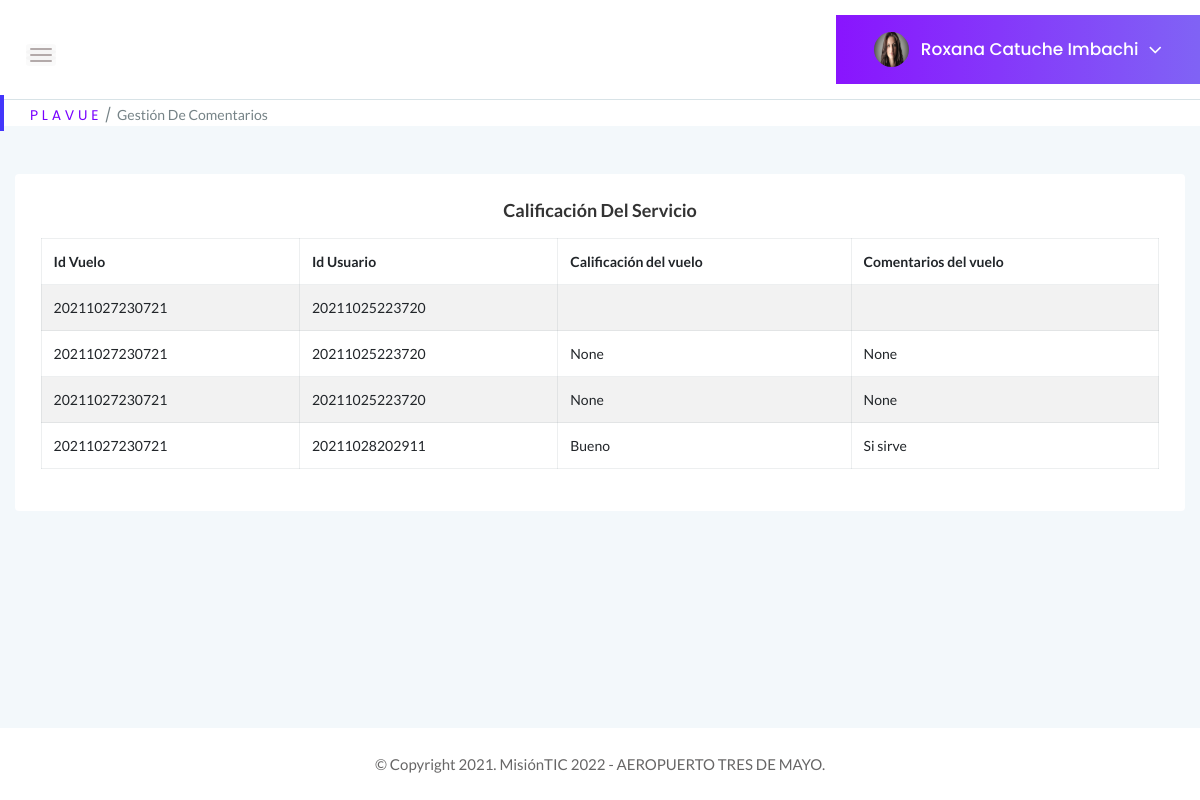
Page /GestionComentarios (signed in) on the earlier database version.
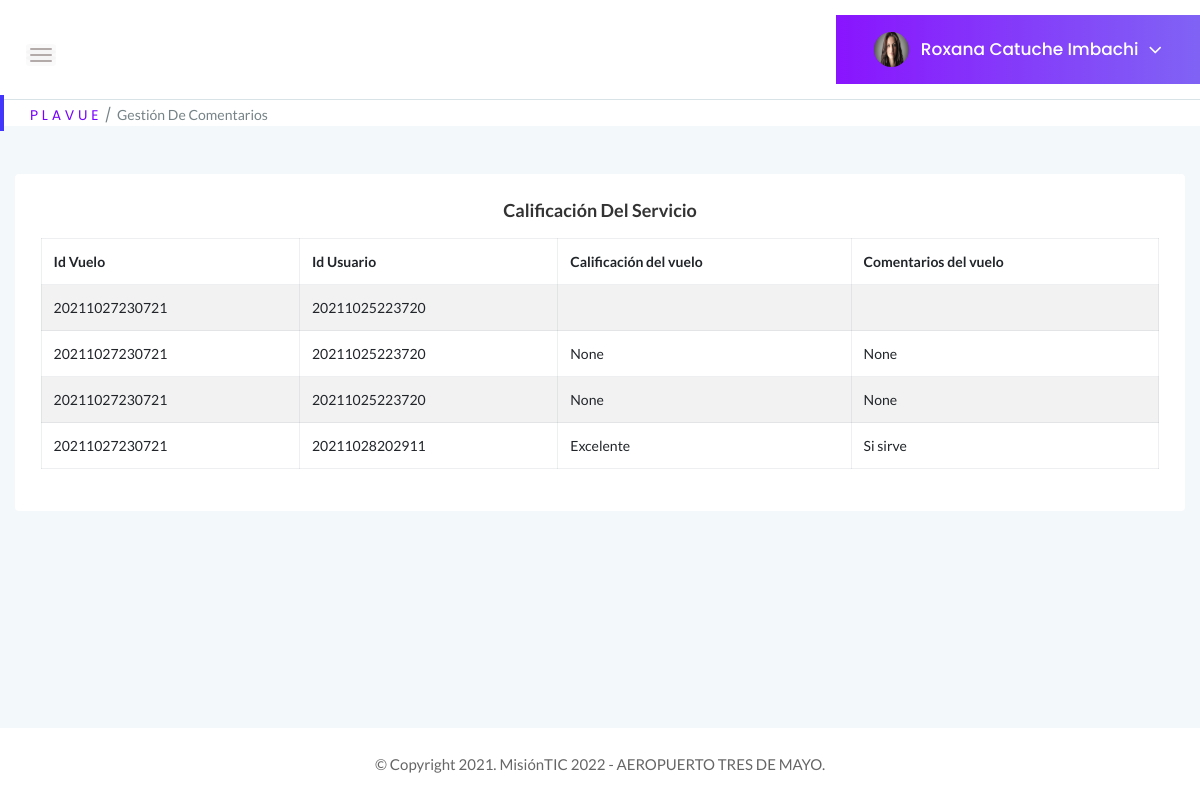
Same page on the later database version.
### tables this page shows
CREATE TABLE Usuarios (Id_usuario BIGINT PRIMARY KEY, Documento BIGINT UNIQUE, tipoDocumento INTEGER REFERENCES tipo_documento (id_documento) ON DELETE RESTRICT ON UPDATE RESTRICT MATCH SIMPLE, contraseña VARCHAR NOT NULL, tipoPerfil INTEGER REFERENCES Perfil (Id_perfil) ON DELETE RESTRICT ON UPDATE RESTRICT, estadoUsuario INTEGER REFERENCES Estado (Id_estado) ON DELETE RESTRICT ON UPDATE RESTRICT, Nombre VARCHAR (100) NOT NULL, correo VARCHAR (100) UNIQUE NOT NULL, fechaNacimiento DATE, sexo INTEGER REFERENCES Genero (Id_genero) ON DELETE RESTRICT ON UPDATE RESTRICT, Celular BIGINT, nacionalidad INTEGER REFERENCES Nacionalidad (Id_pais) ON DELETE RESTRICT ON UPDATE RESTRICT, nombreContacto VARCHAR (100), numeroContacto BIGINT);

CREATE TABLE Pasajeros (Id_pasajero BIGINT PRIMARY KEY UNIQUE, Id_usuario BIGINT REFERENCES Usuarios (Id_usuario) ON DELETE RESTRICT ON UPDATE RESTRICT, Id_vuelos BIGINT REFERENCES Vuelos (Id_vuelo) ON DELETE RESTRICT ON UPDATE RESTRICT, Comentarios VARCHAR, Calificacion VARCHAR, Silla VARCHAR);

### app.py (the view)
@app.route("/GestionComentarios", methods=["GET"])
def Gestion_Comentarios():
    if "usuario" in session:
        if request.method == "GET":
            try:
                with sqlite3.connect("Plavue.db") as con:
                    con.row_factory = sqlite3.Row
                    cur = con.cursor()
                    cur.execute("SELECT * FROM Usuarios WHERE correo = ?", [session["usuario"]])
                    query = cur.fetchone()
                with sqlite3.connect("Plavue.db") as con1:
                    con1.row_factory = sqlite3.Row
                    cur = con1.cursor()
                    cur.execute("SELECT * FROM Pasajeros")
                    query2 = cur.fetchall()
                    if query is None:
                        return "Usuario no existe!"
                return render_template("GestionComentarios.html", perfil = query, tabla = query2 )
            except Error as er:
                print('SQLite error: %s' % (' '.join(er.args)))
                print('SQLite traceback: ')
    return render_template("Login.html")

### templates/GestionComentarios.html (shortened to what this page needs)
<!doctype html>
<html class="no-js" lang="es">
<head>
    <link rel="stylesheet" href="{{ url_for('static', filename='css/bootstrap.min.css') }}">
    <link rel="stylesheet" href="{{ url_for('static', filename='css/font-awesome.min.css') }}">
    <link rel="stylesheet" href="{{ url_for('static', filename='css/themify-icons.css') }}">
    <link rel="stylesheet" href="{{ url_for('static', filename='css/metisMenu.css') }}">
    <link rel="stylesheet" href="{{ url_for('static', filename='css/owl.carousel.min.css') }}">
    <link rel="stylesheet" href="{{ url_for('static', filename='css/slicknav.min.css') }}">
    <link rel="stylesheet" href="https://www.amcharts.com/lib/3/plugins/export/export.css" type="text/css" media="all" />
    <link rel="stylesheet" type="text/css" href="{{ url_for('static', filename='css/tables/jquery.dataTables.css') }}">
    <link rel="stylesheet" type="text/css" href="{{ url_for('static', filename='css/tables/dataTables.bootstrap4.min.css') }}">
    <link rel="stylesheet" type="text/css" href="{{ url_for('static', filename='css/tables/responsive.bootstrap.min.css') }}">
    <link rel="stylesheet" type="text/css" href="{{ url_for('static', filename='css/tables/responsive.jqueryui.min.css') }}">
    <link rel="stylesheet" href="{{ url_for('static', filename='css/typography.css') }}">
    <link rel="stylesheet" href="{{ url_for('static', filename='css/default-css.css') }}">
    <link rel="stylesheet" href="{{ url_for('static', filename='css/styles.css') }}">
    <link rel="stylesheet" href="{{ url_for('static', filename='css/responsive.css') }}">
    <link rel="stylesheet" href="{{ url_for('static', filename='js/vendor/select2.css') }}">
</head>
<body>
    <div class="page-container">
        <div class="main-content">
            <div class="header-area">
                <div class="row align-items-center">
                    <div class="col-md-6 col-sm-8 clearfix">
                        <div class="nav-btn pull-left">
                            <span></span>
                            <span></span>
                            <span></span>
                        </div>
                    </div>
                    <div class="col-sm-6 clearfix">
                        <div class="user-profile pull-right">
                            <img class="avatar user-thumb" src="static/images/icon/admin.jpg" alt="avatar">
                            <h4 class="user-name dropdown-toggle" data-toggle="dropdown">{{perfil[6]}}<i class="fa fa-angle-down"></i></h4>
                        </div>
                    </div>
                </div>
            </div>
            <div class="page-title-area">
                <div class="row align-items-center">
                    <div class="col-sm-12">
                        <div class="breadcrumbs-area clearfix">
                            <ul class="breadcrumbs pull-left">
                                <li><a href="../perfiladmin">P L A V U E</a></li>
                                <li><span>Gestión de Comentarios</span></li>
                            </ul>
                        </div>
                    </div>
                </div>
            </div>
            <div class="body main-content-inner">
                <div class="row">
                    <div class="col-12 mt-5">
                        <div class="card">
                            <div class="card-body">
                                <h4 class="header-title" align="center">Calificación del servicio</h4>
                                <section class="panel">
                                    <div class="panel-body">
                                        <table class="table table-bordered table-striped mb-none" id="datatable-tabletools" data-swf-path="assets/vendor/jquery-datatables/extras/TableTools/swf/copy_csv_xls_pdf.swf">
                                            <thead>
                                                <tr>
                                                    <th>Id Vuelo</th>
                                                    <th>Id Usuario</th>
                                                    <th>Calificación del vuelo</th>
                                                    <th>Comentarios del vuelo</th>
                                                </tr>
                                            </thead>
                                            <tbody>
                                                {% for r in tabla %}
                                                <tr class="gradeX">
                                                    <td>{{r ["Id_vuelos"]}}</td>
                                                    <td>{{r ["Id_usuario"]}}</td>
                                                    <td>{{r ["Calificacion"]}}</td>
                                                    <td>{{r ["Comentarios"]}}</td>
                                                </tr>
                                                {% endfor %}
                                            </tbody>
                                        </table>
                                    </div>
                            </div>
                        </div>
                    </div>
                </div>
            </div>
        </div>
        <footer>
            <div class="footer-area">
                <p>© Copyright 2021. MisiónTIC 2022 - AEROPUERTO TRES DE MAYO.</p>
            </div>
        </footer>
    </div>
</body>
</html>

### static/css/styles.css (style rules this page uses)
.page-container { width: 100%; height: 100%; min-height: 100vh; padding-left: 280px; -webkit-transition: padding-left 0.3s ease 0s; transition: padding-left 0.3s ease 0s; }
.sbar_collapsed.page-container { padding-left: 0; }
.card { border: none; border-radius: 4px; background-color: #fff; -webkit-transition: all 0.3s ease 0s; transition: all 0.3s ease 0s; }
.card-body { padding: 25.6px; padding: 1.6rem; }
.main-content { width: 100%; background: #F3F8FB; }
.main-content-inner { padding: 0 30px 50px; }
.header-area { padding: 15px 30px; background: #fff; border-bottom: 1px solid #d8e3e7; }
.nav-btn { margin: 10px 30px 0 0; cursor: pointer; }
.nav-btn span { display: block; width: 22px; height: 2px; background: #b3aaaa; margin: 4px 0; border-radius: 15px; -webkit-transition: all 0.3s ease 0s; transition: all 0.3s ease 0s; box-shadow: 0 0 0 4px rgba(99, 96, 96, 0.03); }
.nav-btn span:nth-child(2) { opacity: 0; }
.nav-btn span:first-child { -webkit-transform: rotate(45deg)translate(5px, 5px); transform: rotate(45deg)translate(5px, 5px); }
.nav-btn span:last-child { -webkit-transform: rotate(-45deg)translate(3px, -3px); transform: rotate(-45deg)translate(3px, -3px); }
.sbar_collapsed .nav-btn span { transform: none; opacity: 1; }
.page-title-area { padding: 0 30px; background: #fff; position: relative; }
.page-title-area:before { content: ''; position: absolute; left: 0; top: 50%; width: 4px; height: 36px; background: var(--primary-color); -webkit-transform: translateY(-50%); transform: translateY(-50%); }
ul.breadcrumbs { margin-top: 4px; }
.breadcrumbs li { display: inline-block; }
.breadcrumbs li a, .breadcrumbs li span { display: block; font-size: 14px; font-weight: 400; color: #7801ff; letter-spacing: 0; margin-right: 16px; position: relative; }
.breadcrumbs li a:before { content: '/'; color: #768387; position: absolute; right: -13px; top: 0; }
.breadcrumbs li span { margin-right: 0; color: #768387; text-transform: capitalize; }
.user-profile { margin-right: -30px; display: -webkit-box; display: -ms-flexbox; display: flex; -webkit-box-align: center; -ms-flex-align: center; align-items: center; -ms-flex-wrap: wrap; flex-wrap: wrap; background: -webkit-linear-gradient(left, #8914fe 0%, #8063f5 100%); background: linear-gradient(to right, #8914fe 0%, #8063f5 100%); padding: 17px 38px; position: relative; }
.user-profile img.avatar { height: 35px; width: 35px; border-radius: 50%; margin-right: 12px; }
.user-name { font-size: 17px; font-weight: 500; color: #fff; letter-spacing: 0; cursor: pointer; -webkit-user-select: none; -moz-user-select: none; -ms-user-select: none; user-select: none; }
.user-name i { margin-left: 10px; font-size: 21px; vertical-align: middle; position: relative; }
.notification-area .dropdown-toggle, .user-name.dropdown-toggle { position: relative; }
.notification-area .dropdown-toggle:after, .user-name.dropdown-toggle:after { display: none; }
.header-title { font-family: 'Lato', sans-serif; font-size: 18px; font-weight: 600; letter-spacing: 0; color: #333; text-transform: capitalize; margin-bottom: 17px; }
.footer-area { text-align: center; padding: 23px 0 19px; background: #fff; }
.footer-area p { color: #676666; margin-bottom: 0; }
table tr th { border-bottom: none; }
table tr th, table tr td { border-top: 1px solid rgba(120, 130, 140, 0.13) !important; }
.table-bordered td, .table-bordered th { border: 1px solid rgba(120, 130, 140, 0.13) !important; }

Differences in the rows shown:
changed Pasajeros "Si sirve": Calificacion "Bueno" → "Excelente"
